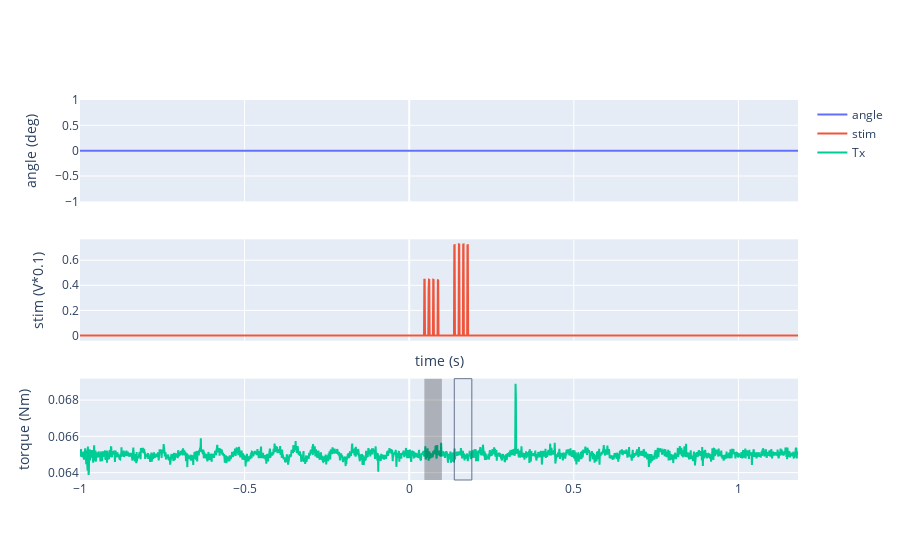

Notebook source saved alongside this figure:
### Code cell
fig = make_subplots(rows = 3, cols = 1,
                   shared_xaxes=True)
fig.add_trace(
    go.Scatter(x = t, y = angle, mode="lines", name="angle"),
    row=1, col=1)
fig.add_trace(
    go.Scatter(x = t, y = aidata[6,:], mode="lines", name="stim"),
    row=2, col=1)
fig.add_trace(
    go.Scatter(x = t, y = forcetorque[3,:], mode="lines", name="Tx"),
    row=3, col=1)

for onoff in Lonoff:
    fig.add_vrect(x0 = onoff[0], x1=onoff[1], fillcolor="black", opacity=0.25, line_width=0,
                        row=3, col="all")

for onoff in Ronoff:
    fig.add_vrect(x0 = onoff[0], x1=onoff[1], opacity=0.7, line_width=1,
                      row=3, col="all")

fig.update_yaxes(title_text = "angle (deg)", row=1)
fig.update_yaxes(title_text = "stim (V*0.1)", row=2)
fig.update_yaxes(title_text = "torque (Nm)", row=3)
fig.update_xaxes(title_text = "time (s)", row=2)

### Figure 1 — Plotly figure (JSON) as saved in the notebook; plotly's stock layout.template omitted (floating-point values rounded to 4 significant figures; data arrays with more than 128 entries replaced by an {"elided": "..."} marker saying what was removed)
{"data": [{"mode": "lines", "name": "angle", "type": "scatter", "x": {"elided": "2182 float values"}, "xaxis": "x", "y": {"elided": "2182 int values"}, "yaxis": "y"}, {"mode": "lines", "name": "stim", "type": "scatter", "x": {"elided": "2182 float values"}, "xaxis": "x2", "y": {"elided": "2182 float values"}, "yaxis": "y2"}, {"mode": "lines", "name": "Tx", "type": "scatter", "x": {"elided": "2182 float values"}, "xaxis": "x3", "y": {"elided": "2182 float values"}, "yaxis": "y3"}], "layout": {"shapes": [{"fillcolor": "black", "line": {"width": 0}, "opacity": 0.25, "type": "rect", "x0": 0.046, "x1": 0.09933, "xref": "x3", "y0": 0, "y1": 1, "yref": "y3 domain"}, {"line": {"width": 1}, "opacity": 0.7, "type": "rect", "x0": 0.1369, "x1": 0.1902, "xref": "x3", "y0": 0, "y1": 1, "yref": "y3 domain"}], "xaxis": {"anchor": "y", "domain": [0, 1], "matches": "x3", "showticklabels": false}, "xaxis2": {"anchor": "y2", "domain": [0, 1], "matches": "x3", "showticklabels": false, "title": {"text": "time (s)"}}, "xaxis3": {"anchor": "y3", "domain": [0, 1]}, "yaxis": {"anchor": "x", "domain": [0.7333, 1], "title": {"text": "angle (deg)"}}, "yaxis2": {"anchor": "x2", "domain": [0.3667, 0.6333], "title": {"text": "stim (V*0.1)"}}, "yaxis3": {"anchor": "x3", "domain": [0, 0.2667], "title": {"text": "torque (Nm)"}}}}
